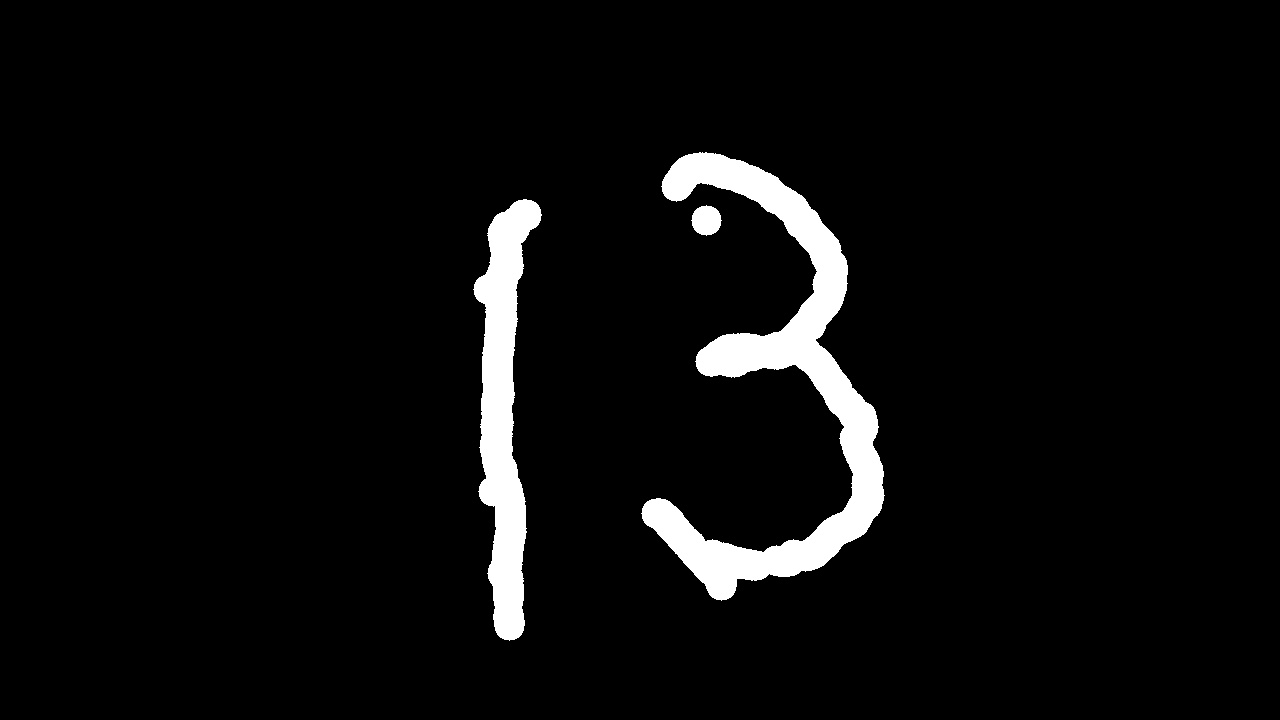
#> input picture Media/input.jpg, 1280 x 720 px
$ python -i Run.py   (imports and definitions only)   (older library calls are emulated)
#> lines starting #> are read from the running program, lines starting #| are printed output that depends on the picture
#> further down, picture is the input picture: shape (720, 1280, 3); min 0, max 255, mean 12
import numpy as np
import cv2
import tensorflow as tf
from PIL import Image, ImageFilter

# CNN
def recognize(img):
    """
    :param img: 输入图像矩阵
    :return: 模型所预测的字符
    """
    img = img.resize((28, 28), Image.ANTIALIAS)  # 转换为模型对应的输入尺寸(28, 28)
    # img.show()                                 # 可视化待识别图像
    myimage = np.array(img.convert('L'))         # 灰度化
    img_arr = myimage / 255.0                    # 归一化，转换为模型对应的输入值区间0-1

    # 构建模型结构
    model = tf.keras.models.Sequential([
        tf.keras.layers.Conv2D(filters=16, kernel_size=(3, 3), padding='same'),  # 2d卷积，输出通道16
        tf.keras.layers.BatchNormalization(),                                    # BN,防止过拟合
        tf.keras.layers.Activation('relu'),                                      # relu激活函数
        tf.keras.layers.MaxPool2D(pool_size=(2, 2), strides=2, padding='same'),  # 池化，降低维度
        tf.keras.layers.Dropout(0.2),                                            # Dropout 随机舍弃

        tf.keras.layers.Conv2D(filters=32, kernel_size=(3, 3), padding='same'),  # 2d卷积，输出通道32
        tf.keras.layers.BatchNormalization(),
        tf.keras.layers.Activation('relu'),
        tf.keras.layers.MaxPool2D(pool_size=(2, 2), strides=2, padding='same'),
        tf.keras.layers.Dropout(0.2),

        tf.keras.layers.Flatten(),                                                # 拉直，送入全连接层
        tf.keras.layers.Dense(128, activation='relu'),                            # 全连接层，128个隐藏节点
        tf.keras.layers.Dropout(0.2),                                             # Dropout 随机舍弃,防止过拟合
        tf.keras.layers.Dense(10, activation='softmax')                           # softmax输出最终预测的10个值概率向量
    ])

    model_save_path = './model/mnist.ckpt'     # 训练好的模型保存的路径
    model.load_weights(model_save_path)        # 加载模型权重

    x_predict = img_arr.reshape(1, 1, 28, 28)  # 将输入格式化，使之对应网络输入(batch_size, input_chanel, wsize, dsize)
    result = model.predict(x_predict)          # 预测

    pred = tf.argmax(result, axis=1)           # 输出为向量形式，取概率最大的下标为pred
    # print("pred", pred.numpy())

    return pred.numpy()[0]                     # 返回单个字符


# 进行外围的背景填充，防止reshape使数字拉伸变形
def fill(x):
    s1, s2 = x.shape[0], x.shape[1]
    size = max(s1, s2)                             # 找到宽或长里最大的值作为基准
    s = np.zeros((size+8, size+8), dtype='uint8')  # 填充大小设置为4
    s[4:s1+4, 4:s2+4] = x

    return s


# 分割与识别
def Run(img):
    """
    :param img: 图像
    :return: 每个预测数字组成的字符串list
    """
    grayscaleimg = cv2.resize(img, (100, 50), interpolation=cv2.INTER_CUBIC)  # 修改图像大小以便识别
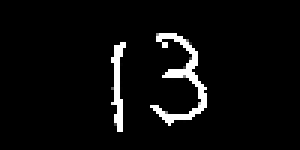
#> grayscaleimg: shape (50, 100, 3) (shown 3 times larger); min 0, max 255, mean 11.6
    grayscaleimg = cv2.cvtColor(grayscaleimg, cv2.COLOR_BGR2GRAY)  # 生成灰度图
#> grayscaleimg: shape (50, 100)

    # 按行切割,此时grayscaleimg为 50x100 矩阵，50 行，100列，每个元素不是0就是255
    row_nz = []
    # 将每行展成一个list,即有50个list
    for row in grayscaleimg.tolist():
        row_nz.append(len(row) - row.count(0))
#> this loop made 50 passes
#> after the loop, row_nz = 50 values, max 15 at index 38, min 0 at index 0, mean 5.22
    # row_nz里存储每行值和不为0的列数 eg.[0, 0, 0, 0, 0, 0, 7, 15, 16, 9, 10, 9, 9, 11, 14, 25, 32, 24, 20, 13, 7, 7,
    # 7, 9, 10, 10, 9, 9, 9, 14, 19, 14, 3, 3, 0, 0, 0, 0, 0, 0, 0, 0, 0, 0, 0, 0, 0, 0, 0, 0] 50
    # 代表在第6行(0开始)有7列元素不为0

    # 找到上界(即第一个开始出现笔画的行号) 记为第upper_y列
    upper_y = 0
    for i, x in enumerate(row_nz):
        if x >= 1:  # 若一行中出现大于两个地方有笔画(255)
            upper_y = i
            break
#> this loop made 12 passes
#> (x, upper_y) on pass 12: (7, 11)
#> x on passes 1 to 6: 0, 0, 0, 0, 0, 0

    # 找到下界(即最后一个出现笔画的行号) 记为第lower_y列
    lower_y = 0
    for i, x in enumerate(row_nz[::-1]):
        if x >= 1:
            lower_y = len(row_nz) - i
            break
#> this loop made 7 passes
#> (x, lower_y) on pass 7: (2, 44)

    # 按上下界进行切割，将没有笔画的上部分和下部分都丢弃，留下中间带有笔画的区域
    sliced_y_img = grayscaleimg[upper_y: lower_y, :]
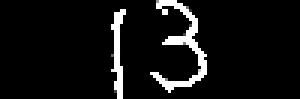
#> sliced_y_img: shape (33, 100) (shown 3 times larger); min 0, max 255, mean 17.6

    # 同理，按列切割，此时grayscaleimg为 (lower_y - upper_y)x100 矩阵
    col_nz = []
    # 将每行展成一个list,即有100个list
    for col in sliced_y_img.T.tolist():
        col_nz.append(len(col) - col.count(0))
#> this loop made 100 passes
#> after the loop, col_nz = 100 values, max 29 at index 39, min 0 at index 0, mean 2.61

    # 寻找每个字符的左边界和右边界,column_boundary_list存储每个字符的起始列号
    column_boundary_list = []
    # record = False
    for i, x in enumerate(col_nz[:-1]):
        # 如果第i列无笔画(和为0)，第i+1列有笔画，可以认为i列是某个字符的左边界
        if col_nz[i] <= 1 and col_nz[i + 1] > 1:
            column_boundary_list.append(i)
        # 如果第i列有笔画，第i+1列无笔画，可以认为i列是某个字符的右边界
        elif col_nz[i] >= 1 and col_nz[i + 1] < 1:
            column_boundary_list.append(i + 1)
#> this loop made 99 passes
#> after the loop, column_boundary_list = [36, 42, 50, 69]
    # 此时若书写32, column_boundary_list里存储的类似于[20, 31, 56, 89]，即20-31列代表'3', 56-89列代表'2'

    # 存储分割后的图片
    img_list = []  # img_list存储每幅图的矩阵
    xl = [column_boundary_list[i:i + 2] for i in range(0, len(column_boundary_list), 2)]
#> xl = [[36, 42], [50, 69]]
    for x in xl:
        s = len(x)
        if len(x) == 2 and x[1] - x[0] > 5:
            s = fill(sliced_y_img[:, x[0]:x[1]])  # 从sliced_y_img截取每幅图的列,进行背景填充
            img_list.append(s)                    # 将填充后的矩阵存入img_list
#> this loop made 2 passes
#> (x, s1 in fill, s2 in fill, size in fill) on passes 1 to 2: ([36, 42], 33, 6, 33), ([50, 69], 33, 19, 33)
#> pass 1, in Run, `s = fill(sliced_y_img[:, x[0]:x[1]])`:
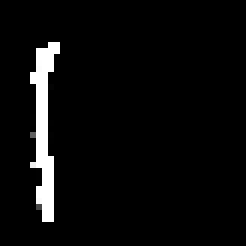
#> s: shape (41, 41) (shown 6 times larger); min 0, max 255, mean 11.2
#> pass 2, in Run, `s = fill(sliced_y_img[:, x[0]:x[1]])`:
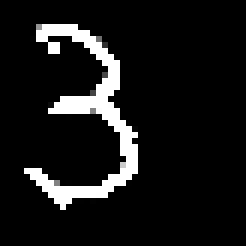
#> s: shape (41, 41) (shown 6 times larger); min 0, max 255, mean 23.3
#> after the loop, img_list = 2 items


    img_list = [x for x in img_list if x.shape[1] > 5]
    print("数字位数为: ", len(img_list))  # 输出总的字符数，即图片数
#| 数字位数为:  2

    # 存图和识别
    tr = []  # tr存储每个字符的预测值

    # 循环每幅图的矩阵
    for i, img in enumerate(img_list):
        path = r".\result\%s.jpg" % i                               # 每幅图的存储地址，默认存储至\result下
        mg = Image.fromarray(cv2.cvtColor(img, cv2.COLOR_BGR2RGB))  # 转为cv格式
        mg1 = mg.filter(ImageFilter.SMOOTH_MORE)                    # 添加平滑，模糊锯齿点
        mg1.save(path)                                              # 存储图像至result

        a = recognize(mg1)                                          # 调用recongnize函数识别单个字符，返回对应的预测值
        tr.append(a)
#> this loop made 1 pass
#> path on pass 1: '.\\result\\0.jpg'
#> pass 1, in Run, `mg1 = mg.filter(ImageFilter.SMOOTH_MORE)`:
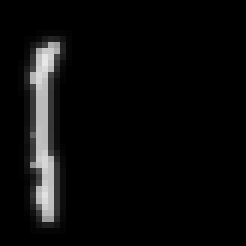
#> mg1: PIL image 41x41 RGB (shown 6 times larger); min 0, max 232, mean 11.2
#> pass 1, in recognize, `img = img.resize((28, 28), Image.ANTIALIAS)`:
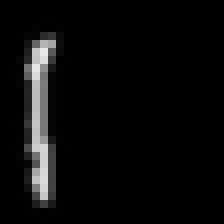
#> img: PIL image 28x28 RGB (shown 8 times larger); min 0, max 233, mean 11.2
#> after the loop, tr = []

    return tr

>>> import cv2
>>> picture = cv2.imread('Media/input.jpg')
#> (the run stopped early here; a loop or call above may not have finished)

$ run again, on Media/1682336430.0592601.jpg
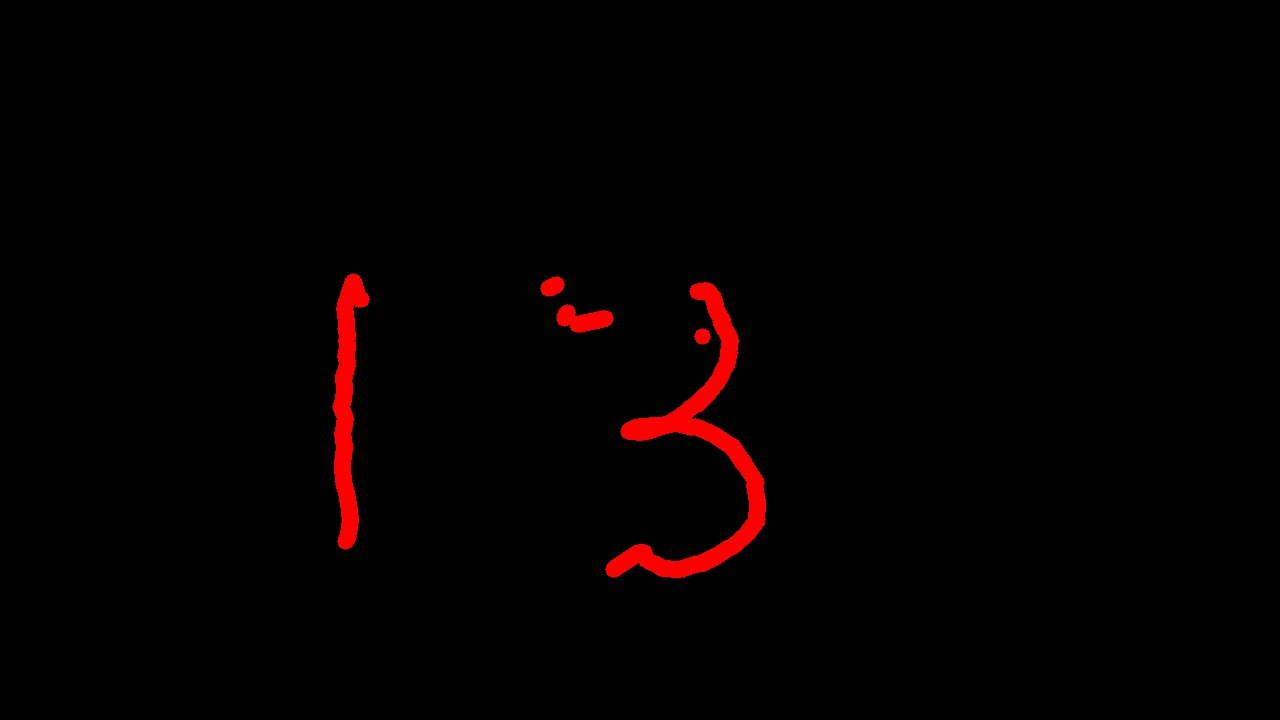
#> input picture Media/1682336430.0592601.jpg, 1280 x 720 px
#> picture is the input picture: shape (720, 1280, 3); mean B, G, R 0.1, 0.1, 4.4
#> the loop in Run, `for row in grayscaleimg.tolist():` made 50 passes
#> after the loop in Run, `for row in grayscaleimg.tolist():`: row_nz = 50 values, max 14 at index 30, min 0 at index 0, mean 3.36
#> the loop in Run, `for i, x in enumerate(row_nz):` made 20 passes
#> (x, upper_y) on pass 20: (8, 19)
#> the loop in Run, `for i, x in enumerate(row_nz[::-1]):` made 10 passes
#> (x, lower_y) on pass 10: (4, 41)
#> in Run, `sliced_y_img = grayscaleimg[upper_y: lower_y, :]`:
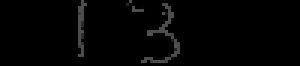
#> sliced_y_img: shape (22, 100) (shown 3 times larger); min 0, max 83, mean 3.2
#> the loop in Run, `for col in sliced_y_img.T.tolist():` made 100 passes
#> after the loop in Run, `for col in sliced_y_img.T.tolist():`: col_nz = 100 values, max 19 at index 26, min 0 at index 0, mean 1.68
#> the loop in Run, `for i, x in enumerate(col_nz[:-1]):` made 99 passes
#> x on passes 1 to 8: 0, 0, 0, 0, 0, 0, 0, 0
#> after the loop in Run, `for i, x in enumerate(col_nz[:-1]):`: column_boundary_list = [24, 29, 41, 60]
#> xl = [[24, 29], [41, 60]]
#> the loop in Run, `for x in xl:` made 2 passes
#> x on pass 1: [24, 29]
#> after the loop in Run, `for x in xl:`: img_list = 1 item
#| 数字位数为:  1
#> the loop in Run, `for i, img in enumerate(img_list):` made 1 pass
#> path on pass 1: '.\\result\\0.jpg'
#> pass 1, in recognize, `img = img.resize((28, 28), Image.ANTIALIAS)`:
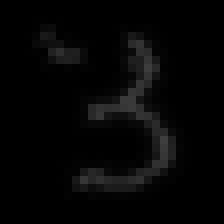
#> img: PIL image 28x28 RGB (shown 8 times larger); min 0, max 62, mean 5.2
#> after the loop in Run, `for i, img in enumerate(img_list):`: tr = []
